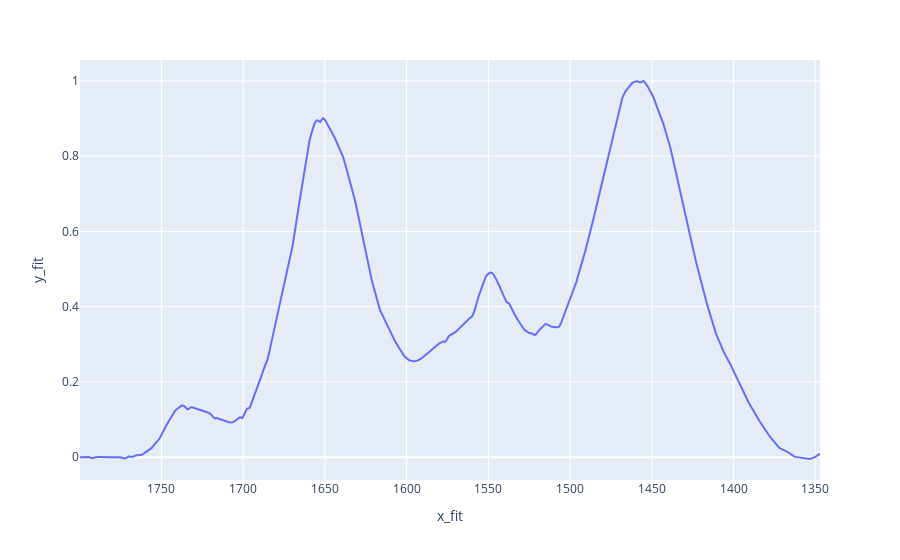

Notebook code cell kept with this figure:
### Markdown cell above
### Replot for quick check for the input paramaters

### Code cell
arr = np.column_stack((x_fit,y_fit_norm_intensity))
my_array = pd.DataFrame(arr, columns = ['x_fit','y_fit'])
fig = px.line(data_frame=my_array, x=my_array['x_fit'], y=my_array['y_fit'])
fig['layout']['xaxis']['autorange'] = "reversed"
fig.show()

### Figure 1 — Plotly figure (JSON) as saved in the notebook; plotly's stock layout.template omitted (floating-point values rounded to 4 significant figures; data arrays with more than 128 entries replaced by an {"elided": "..."} marker saying what was removed)
{"data": [{"hovertemplate": "x_fit=%{x}<br>y_fit=%{y}<extra></extra>", "legendgroup": "", "line": {"color": "#636efa", "dash": "solid"}, "marker": {"symbol": "circle"}, "mode": "lines", "name": "", "orientation": "v", "showlegend": false, "type": "scatter", "x": {"elided": "940 float values"}, "xaxis": "x", "y": {"elided": "940 float values"}, "yaxis": "y"}], "layout": {"legend": {"tracegroupgap": 0}, "margin": {"t": 60}, "xaxis": {"anchor": "y", "autorange": "reversed", "domain": [0, 1], "title": {"text": "x_fit"}}, "yaxis": {"anchor": "x", "domain": [0, 1], "title": {"text": "y_fit"}}}}
